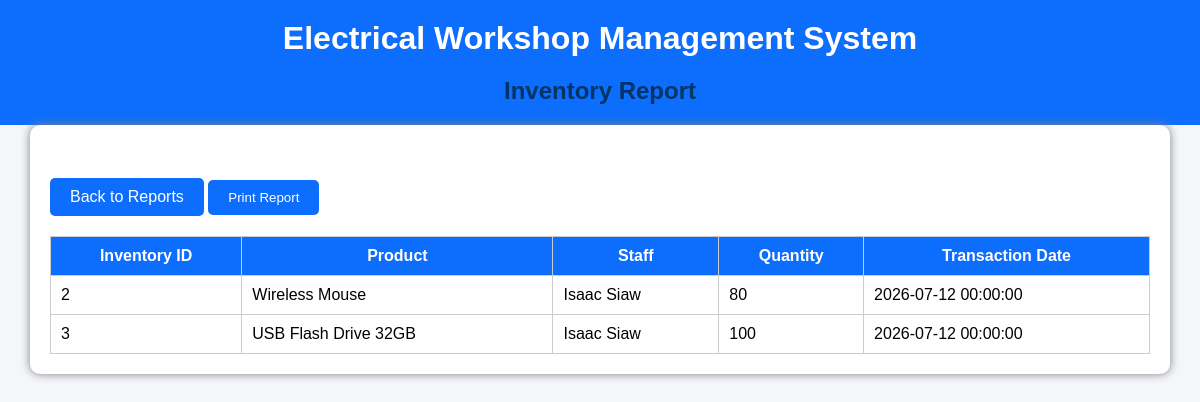
The app's page /reports/inventory_report.php (signed in) with its own data.
### tables this page shows
CREATE TABLE inventory_book (
  `Inventory_ID` int NOT NULL AUTO_INCREMENT,
  `Product_ID` int NOT NULL,
  `Staff_ID` int NOT NULL,
  `Quantity` int NOT NULL,
  `Transaction_Date` datetime NOT NULL,
  PRIMARY KEY (`Inventory_ID`),
  KEY `Product_ID` (`Product_ID`),
  KEY `Staff_ID` (`Staff_ID`),
  CONSTRAINT `inventory_book_ibfk_1` FOREIGN KEY (`Product_ID`) REFERENCES `product` (`Product_ID`),
  CONSTRAINT `inventory_book_ibfk_2` FOREIGN KEY (`Staff_ID`) REFERENCES `staff` (`Staff_ID`)
);

CREATE TABLE product (
  `Product_ID` int NOT NULL AUTO_INCREMENT,
  `Supplier_ID` int NOT NULL,
  `Product_Name` varchar(100) NOT NULL,
  `Unit_Price` decimal(10,2) NOT NULL,
  `Stock_Qty` int DEFAULT NULL,
  PRIMARY KEY (`Product_ID`),
  KEY `Supplier_ID` (`Supplier_ID`),
  CONSTRAINT `product_ibfk_1` FOREIGN KEY (`Supplier_ID`) REFERENCES `supplier` (`Supplier_ID`)
);

CREATE TABLE staff (
  `Staff_ID` int NOT NULL AUTO_INCREMENT,
  `Staff_Name` varchar(100) NOT NULL,
  `Phone` varchar(20) DEFAULT NULL,
  `Position` varchar(50) DEFAULT NULL,
  PRIMARY KEY (`Staff_ID`),
  UNIQUE KEY `Phone` (`Phone`)
);

### reports/inventory_report.php (the view, shortened to what this page needs)
<?php
Include '../config/database.php';
$sql = "SELECT i.Inventory_ID,
               p.Product_Name,
               s.Staff_Name,
               i.Quantity,
               i.Transaction_Date
        FROM Inventory_book i
        INNER JOIN Product p
        ON i.Product_ID = p.Product_ID
        INNER JOIN Staff s
        ON i.Staff_ID = s.Staff_ID
        ORDER BY i.Inventory_ID";
$result = mysqli_query($conn,$sql);
?>
<!DOCTYPE html>
<html>
<head>
<link rel="stylesheet" href="../css/style.css">
</head>
<body>
<div class="header">
<h1>Electrical Workshop Management System</h1>
<h2>Inventory Report</h2>
</div>
<div class="container">
<br>
<a href="index.php" class="btn">Back to Reports</a>
<button onclick="window.print()" class="btn">
Print Report
</button>
<table>
<tr>
<th>Inventory ID</th>
<th>Product</th>
<th>Staff</th>
<th>Quantity</th>
<th>Transaction Date</th>
</tr>
<?php while($row=mysqli_fetch_assoc($result)){ ?>
<tr>
<td><?php echo $row['Inventory_ID']; ?></td>
<td><?php echo $row['Product_Name']; ?></td>
<td><?php echo $row['Staff_Name']; ?></td>
<td><?php echo $row['Quantity']; ?></td>
<td><?php echo $row['Transaction_Date']; ?></td>
</tr>
<?php } ?>
</table>
</div>
</body>
</html>

### css/style.css (style rules this page uses)
Body { Font-family: Arial; Background:#f4f4f4; }
.container { Width:70%; Margin:auto; Background:#fff; Padding:20px; Margin-top:40px; Border-radius:10px; Box-shadow:0 0 10px gray; }
H2 { Text-align:center; Color:#003366; }
Button,.btn { Background:#003366; Color:white; Padding:10px 20px; Border:none; Text-decoration:none; Display:inline-block; Margin-top:15px; Cursor:pointer; }
Table { Width:100%; Border-collapse:collapse; Margin-top:20px; }
Table,th,td { Border:1px solid #ccc; }
Th { Background:#003366; Color:white; Padding:10px; }
Td { Padding:10px; }
* { margin:0; padding:0; box-sizing:border-box; font-family:Arial, Helvetica, sans-serif; }
body { background:#f4f6f9; }
.container { width:95%; margin:auto; }
.header { background:#0d6efd; color:white; padding:20px; text-align:center; }
.btn { display:inline-block; background:#0d6efd; color:white; padding:10px 20px; text-decoration:none; border-radius:5px; }
table { width:100%; border-collapse:collapse; margin-top:20px; }
table th { background:#0d6efd; color:white; padding:10px; }
table td { padding:10px; border:1px solid #ccc; }
h2 { margin-top:20px; }

### records on screen
inventory_book: Inventory_ID "2", Product_ID.Product_Name "Wireless Mouse", Staff_ID.Staff_Name "Isaac Siaw", Quantity "80", Transaction_Date "2026-07-12 00:00:00"
inventory_book: Inventory_ID "3", Product_ID.Product_Name "USB Flash Drive 32GB", Staff_ID.Staff_Name "Isaac Siaw", Quantity "100", Transaction_Date "2026-07-12 00:00:00"
